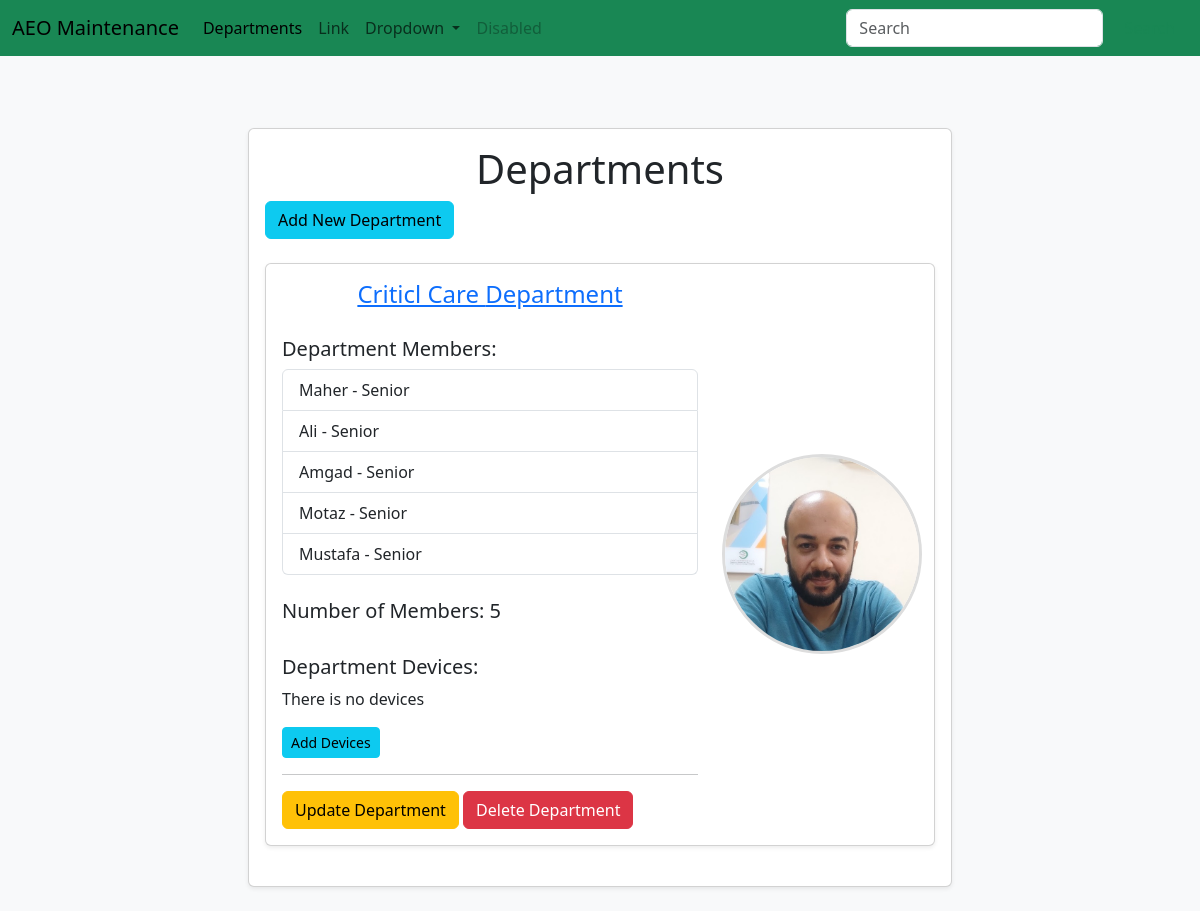
/departments, run on an earlier commit of the app's database.
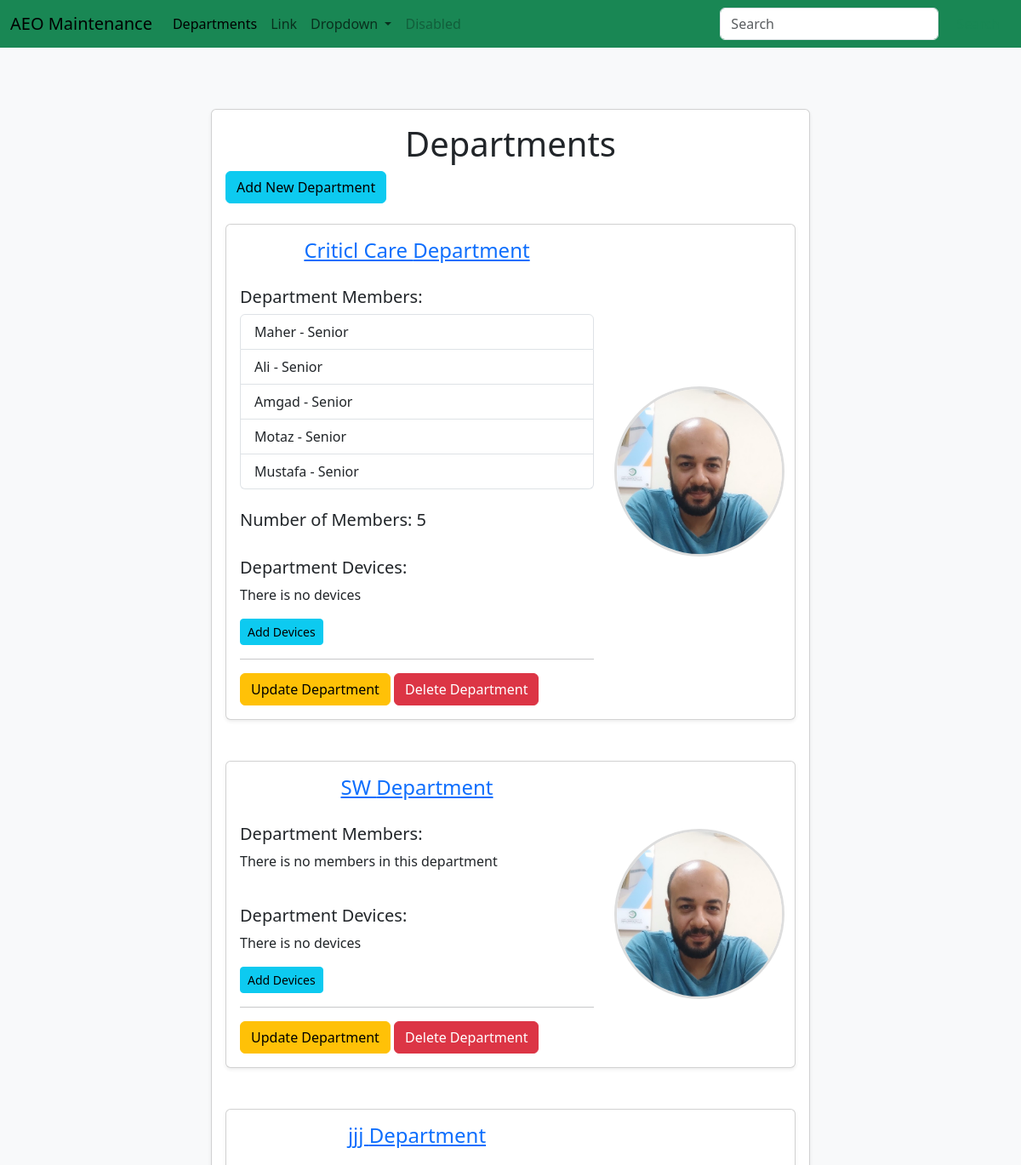
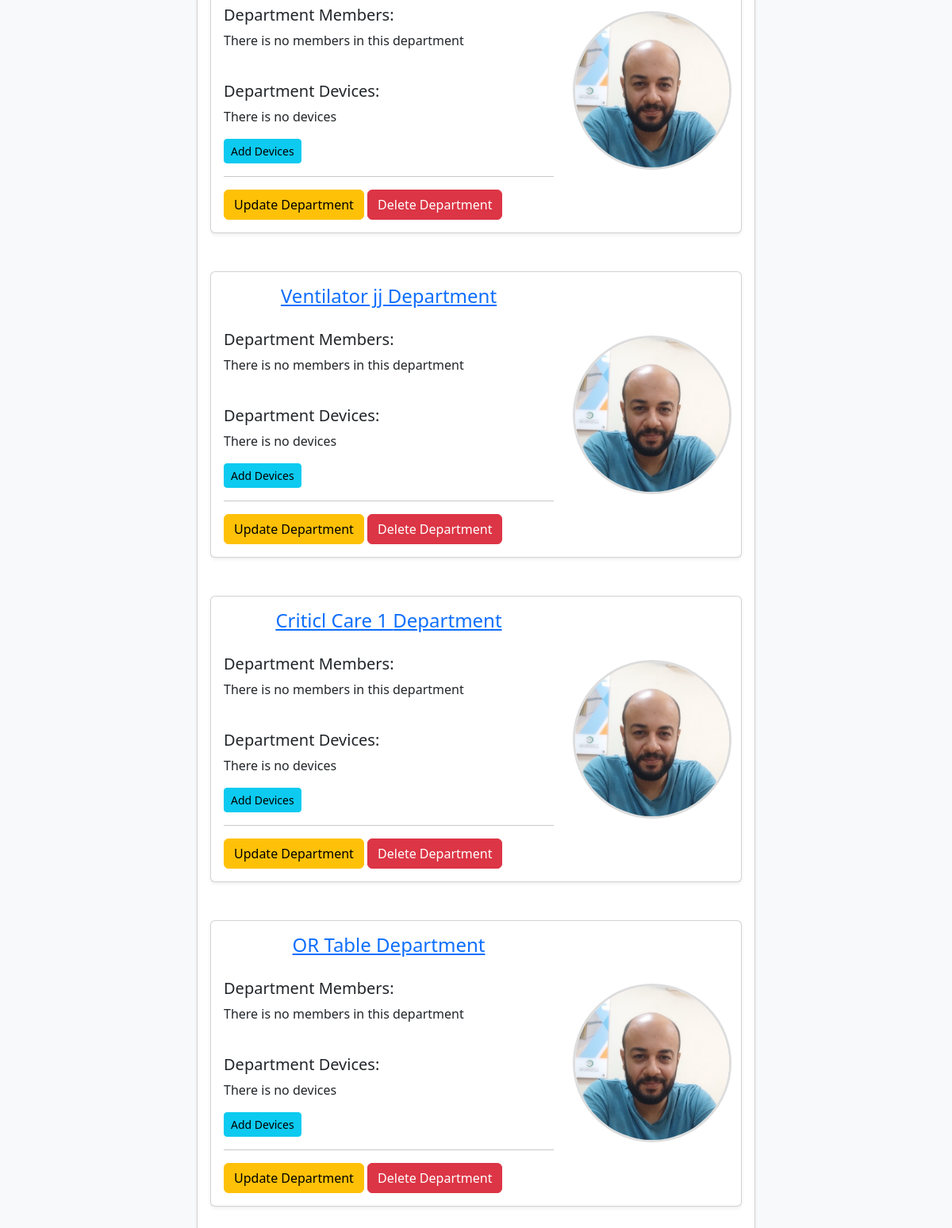
And on a later commit of the database (2 pictures, top to bottom).
### maintenance_system/models.py (models this page shows, shortened)
class Department(db.Model):
	id = db.Column(db.Integer, primary_key=True)
	name = db.Column(db.String(80), unique=True)
	members = db.relationship('User', backref='department', lazy=True)
	devices = db.relationship('Device', backref='department', lazy=True)

class User(db.Model):
	id = db.Column(db.Integer, primary_key=True)
	username = db.Column(db.String(80), unique=True)
	email = db.Column(db.String(120), unique=True)
	password = db.Column(db.String(120))
	rank = db.Column(db.String(120), default="Junior")
	profile_pic = db.Column(db.String(120), default="default.jpg")
	department_id = db.Column(db.Integer, db.ForeignKey('department.id'))
	machines = db.relationship('Machine', backref='user', lazy=True)
	hospitals = db.relationship('Hospital', secondary='user_hospital', backref='users', lazy='dynamic')

### maintenance_system/routes.py (the view)
@app.route('/departments')
def departments():
	departments = Department.query.all()
	return render_template('departments.html', departments=departments)

### maintenance_system/Templates/departments.html (shortened to what this page needs)
{% extends "layout.html"%}
{% block content %}
<div class="row justify-content-center">
	<div class="col-lg-8 mt-4 mb-4">
		<div class="card p-3 shadow-sm">
			<div class="row">
				<h1 class="text-center">Departments</h1>
				<a href="{{ url_for('add_department') }}"><button type="button" class="btn btn-info btn-md">Add
						New Department</button></a>
				{% for department in departments %}
				<div class="col-md-8 col-lg-12 mt-4 mb-4">
					<div class="card p-3 shadow-sm">
						<div class="row align-items-center">
							<div class="col-lg-8 col-12">
								<a href="{{ url_for('department', id = department.id)}}">
									<h4 class="mb-1 text-center">{{department.name}} Department</h4>
								</a>
								<br>
								<h5>Department Members: </h5>
								{% if department.members%}
								<div class="list-group">
									{% for member in department.members%}
									<a href="{{ url_for('user', id = member.id)}}"
										class="list-group-item list-group-item-action">{{ member.username }} - {{
										member.rank }}</a>
									{% endfor%}
								</div>
								<br>
								<h5>Number of Members: {{ department.members|length }}</h5>
								{% else %}
								<p> There is no members in this department</p>
								{% endif %}
								<br>
								<h5>Department Devices: </h5>
								{% if department.devices%}
								<div class="list-group">
									{% for device in department.devices%}
									<a href="{{url_for('device', id = device.id)}}"
										class="list-group-item list-group-item-action">{{
										device.name }}</a>
									{% endfor%}
								</div>
								<br>
								<h5>Number of devices: {{ department.devices|length }}</h5>
								{% else %}
								<p>There is no devices</p>
								<a href="#"><button type="button" class="btn btn-info btn-sm">Add
										Devices</button></a>
								{% endif%}
								<br>
								<hr>
								<div>
									<a href="#"><button type="button"
											class="btn btn-warning btn-custom">Update Department</button></a>
									<a href="#"><button type="button"
											class="btn btn-danger custom-button">Delete Department</button></a>
								</div>
							</div>
							<div class="col-lg-4 text-center">
								<img src="{{ url_for('static', filename='images/profile.jpg')}}" alt="User Photo"
									class="rounded-photo">
							</div>
						</div>
					</div>
				</div>
				{% endfor %}
			</div>
		</div>
	</div>
	{% endblock%}

### maintenance_system/Templates/layout.html (shortened to what this page needs)
<!doctype html>
<html lang="en">
<head>
	<link href="https://cdn.jsdelivr.net/npm/bootstrap@5.3.3/dist/css/bootstrap.min.css" rel="stylesheet"
>
	<link href="{{ url_for('static', filename='css/style.css')}}" rel="stylesheet">
</head>
<body>
	<nav class="navbar navbar-expand-lg bg-body-success bg-success">
		<div class="container-fluid">
			<a class="navbar-brand" href="#">AEO Maintenance</a>
			<div class="collapse navbar-collapse" id="navbarSupportedContent">
				<ul class="navbar-nav me-auto mb-2 mb-lg-0">
					<li class="nav-item">
						<a class="nav-link active" aria-current="page" href="#">Departments</a>
					</li>
					<li class="nav-item">
						<a class="nav-link" href="#">Link</a>
					</li>
					<li class="nav-item dropdown">
						<a class="nav-link dropdown-toggle" href="#" role="button" data-bs-toggle="dropdown"
							aria-expanded="false">
							Dropdown
						</a>
					</li>
					<li class="nav-item">
						<a class="nav-link disabled" aria-disabled="true">Disabled</a>
					</li>
				</ul>
				<form class="d-flex" role="search">
					<input class="form-control me-2" type="search" placeholder="Search" aria-label="Search">
					<button class="btn btn-outline-success" type="submit">Search</button>
				</form>
			</div>
		</div>
	</nav>
	<div class="container-fluid container-md">
		<div class="container mt-5">
			<div class="row justify-content-center">
				{% block content %}
				{% endblock %}
			</div>
		</div>
	</div>
</body>
</html>

### maintenance_system/static/css/style.css (style rules this page uses)
body { background-color: #f8f9fa; }
.rounded-photo { width: 200px; height: 200px; object-fit: cover; border-radius: 50%; border: 3px solid #ddd; }

What changed in the data, as far as the page shows it:
added Department: name "SW", shows "There is no members in this department"
added Department: name "jjj", shows "There is no members in this department"
added Department: name "Ventilator jj", shows "There is no members in this department"
added Department: name "Criticl Care 1", shows "There is no members in this department"
added Department: name "OR Table", shows "There is no members in this department"
